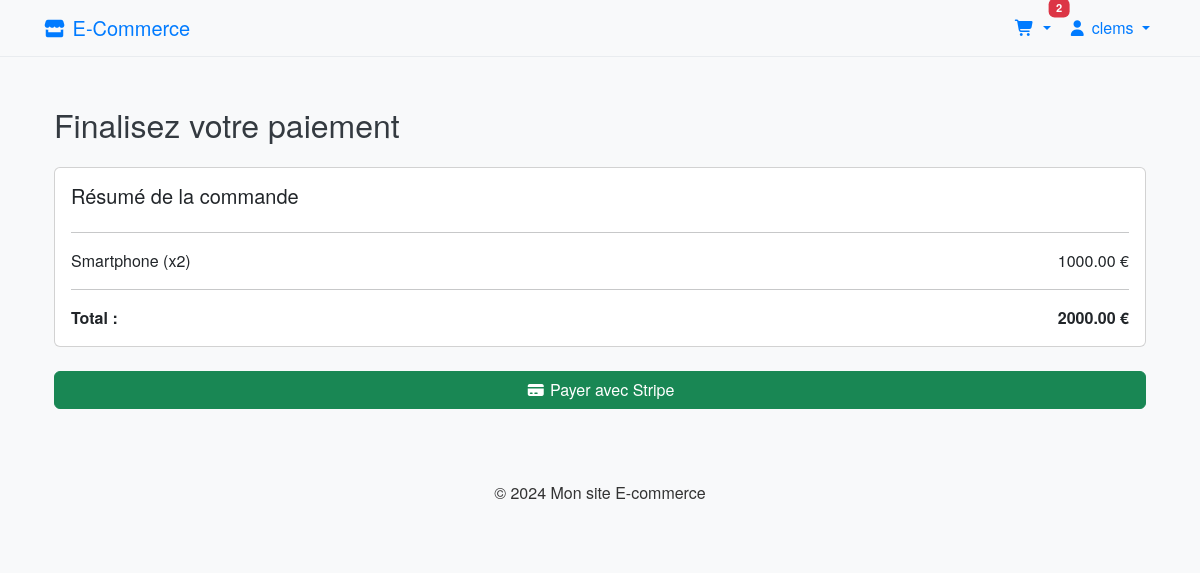
The page /payment/ (signed in) on the database its author committed.
### shop/models.py (models this page shows, shortened)
class CartItem(models.Model):
    cart = models.ForeignKey(Cart, on_delete=models.CASCADE)
    product = models.ForeignKey(Product, on_delete=models.CASCADE)
    quantity = models.IntegerField(default=1)

class Product(models.Model):
    name = models.CharField(max_length=255)
    slug = models.SlugField(unique=True)
    category = models.ForeignKey('Category', on_delete=models.CASCADE)
    description = models.TextField()
    price = models.DecimalField(max_digits=10, decimal_places=2)
    stock_minimum = models.IntegerField(default=5)  # Seuil minimum de stock
    stock = models.IntegerField()
    available = models.BooleanField(default=True)
    created_at = models.DateTimeField(auto_now_add=True)
    image = models.ImageField(upload_to='products/%Y/%m/%d/', blank=True)

### shop/views.py (the view)
# urls.py: path('payment/', views.payment, name='payment'),  # Ajoute cette ligne pour la vue paiement
@login_required
def payment(request):
    cart = Cart.objects.get(user=request.user)
    cart_items = cart.cartitem_set.all()
    cart_total = sum(item.product.price * item.quantity for item in cart_items)
    return render(request, 'shop/payment.html', {
        'cart_items': cart_items,
        'cart_total': cart_total,
        'STRIPE_PUBLIC_KEY': settings.STRIPE_PUBLIC_KEY
    })

### shop/context_processors.py (called while the page is built)
def cart_data(request):
    if request.user.is_authenticated:
        try:
            cart = Cart.objects.get(user=request.user)
            items = cart.cartitem_set.all()
            total = sum(item.product.price * item.quantity for item in items)
            count = sum(item.quantity for item in items)
        except Cart.DoesNotExist:
            items = []
            total = 0
            count = 0
    else:
        items = []
        total = 0
        count = 0
    return {
        'cart_items_nav': items,
        'cart_total': total,
        'cart_count': count,
    }

### templates/shop/payment.html (shortened to what this page needs)
{% extends 'base.html' %}
{% block content %}
<div class="container mt-5">
    <h2 class="mb-4">Finalisez votre paiement</h2>
    <div class="card p-3 mb-4">
        <h5>Résumé de la commande</h5>
        <hr>
        {% if cart_items %}
            {% for item in cart_items %}
                <div class="d-flex justify-content-between">
                    <span>{{ item.product.name }} (x{{ item.quantity }})</span>
                    <span>{{ item.product.price|floatformat:2 }} €</span>
                </div>
            {% endfor %}
            <hr>
            <div class="d-flex justify-content-between">
                <strong>Total :</strong>
                <strong>{{ cart_total }} €</strong>
            </div>
        {% else %}
            <p class="text-muted">Votre panier est vide</p>
        {% endif %}
    </div>
    <button id="checkout-button" class="btn btn-success w-100">
        <i class="fas fa-credit-card"></i> Payer avec Stripe
    </button>
</div>
{% endblock %}

### templates/base.html (shortened to what this page needs)
{% load static %}
<!DOCTYPE html>
<html lang="fr">
<head>
    <link href="https://cdn.jsdelivr.net/npm/bootstrap@5.3.3/dist/css/bootstrap.min.css" rel="stylesheet">
    <link href="https://cdnjs.cloudflare.com/ajax/libs/font-awesome/7.0.1/css/all.min.css" rel="stylesheet">
    <link rel="stylesheet" href="{% static 'shop/css/style.css' %}">
</head>
<body>
<nav class="navbar navbar-expand-lg navbar-light bg-light">
    <div class="container">
        <a class="navbar-brand" href="{% url 'product_list' %}">
            <i class="fas fa-store"></i> E-Commerce
        </a>
        <div class="collapse navbar-collapse" id="navbarNav">
            <ul class="navbar-nav ms-auto">
                {% if user.is_authenticated %}
                    <li class="nav-item dropdown">
                        <a class="nav-link dropdown-toggle position-relative" href="#" data-bs-toggle="dropdown">
                            <i class="fas fa-shopping-cart"></i>
                            {% if cart_count > 0 %}
                               <span class="badge bg-danger position-absolute top-0 start-100 translate-middle cart-count">
                                    {{ cart_count|default:0 }}
                               </span>
                            {% endif %}
                        </a>
                    </li>
                    <li class="nav-item dropdown">
                        <a class="nav-link dropdown-toggle" href="#" data-bs-toggle="dropdown">
                            <i class="fas fa-user"></i> {{ user.username }}
                        </a>
                    </li>
                {% endif %}
            </ul>
        </div>
    </div>
</nav>
<div class="container mt-5">
    {% block content %}{% endblock %}
</div>
<footer class="bg-light py-4 mt-5">
    <div class="container text-center">
        <p>&copy; 2024 Mon site E-commerce</p>
    </div>
</footer>
</body>
</html>

### static/shop/css/style.css (style rules this page uses)
body { background-color: #f8f9fa; font-family: 'Helvetica Neue', Arial, sans-serif; }
h1, h2, h3 { color: #343a40; }
body { background-color: #f8f9fa; color: #333333; }
.navbar { background-color: #ffffff; border-bottom: 1px solid #e9ecef; }
.navbar-brand, .nav-link { color: #007bff; }
footer { background-color: #e9ecef; color: #333333; }
.badge { font-size: 0.7rem; }

### rows shown on the page
CartItem: product.name "Smartphone", quantity "2", product.price "1000.00"

### other values the page prints
{{ cart_count|default:0 }} "2"
{{ user.username }} "clems"
{{ cart_total }} "2000.00"
